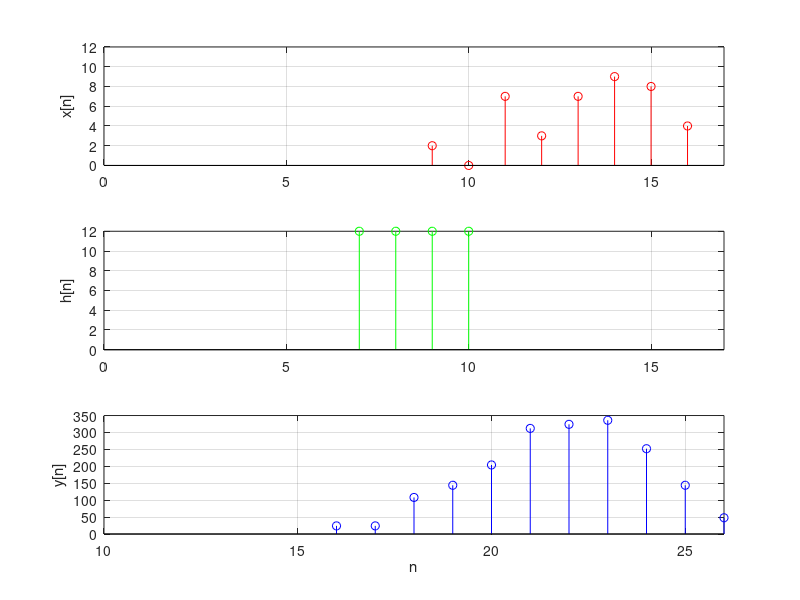

Reproduce this figure in MATLAB.
x = [2 0 7 3 7 9 8 4];
nx = 9:16;

h = [12 12 12 12];
nh = 7:10;

y = conv(x, h);
ny = 16:26;

figure(1); 
subplot(311); stem(nx,x, 'r'); ylabel('x[n]'); grid; axis([0 17 0 12]); 
subplot(312); stem(nh,h, 'g'); ylabel('h[n]'); grid; axis([0 17 0 12]); 
subplot(313); stem(ny,y,'b'); ylabel('y[n]'); grid; axis([10 26 0 350]); 
xlabel('n');